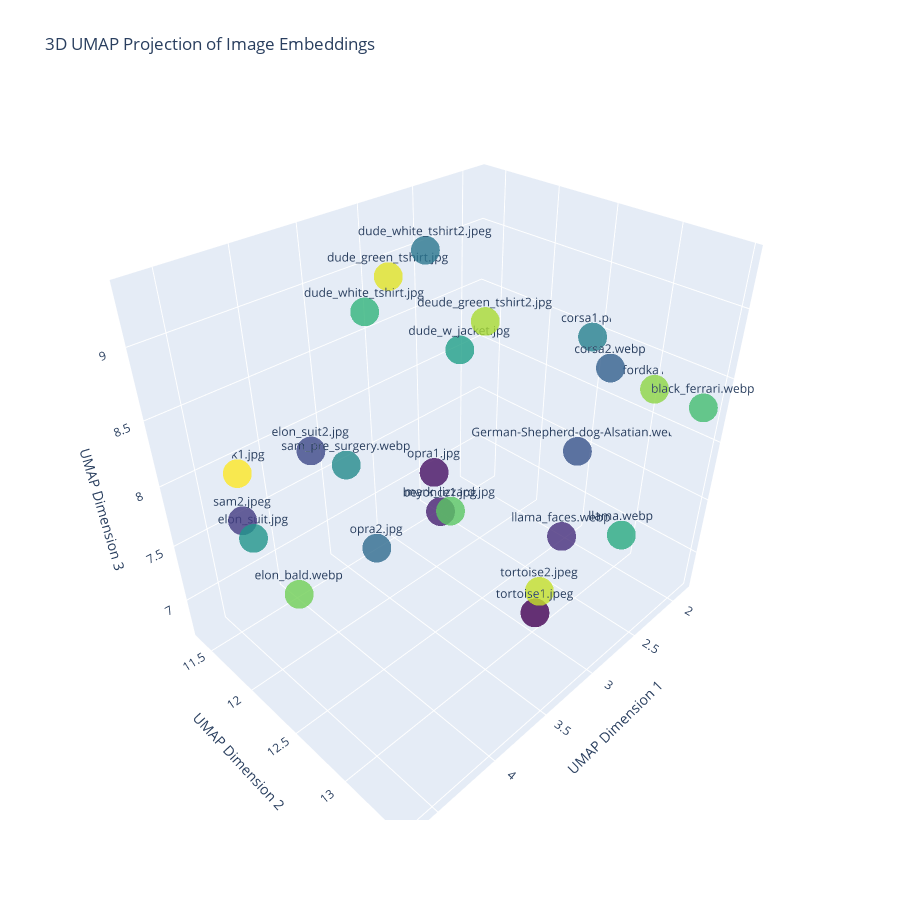

Notebook code cell kept with this figure:
### Code cell
all_embeddings = np.array(all_embeddings)
print("Embeddings array shape:", all_embeddings.shape)

# --- UMAP Projection in 3D ---
umap_3d = UMAP(n_components=3, random_state=42)
embeddings_3d = umap_3d.fit_transform(all_embeddings)
print("UMAP 3D projection shape:", embeddings_3d.shape)

# --- Create a 3D Scatter Plot using Plotly ---
fig = go.Figure(data=[go.Scatter3d(
    x=embeddings_3d[:, 0],
    y=embeddings_3d[:, 1],
    z=embeddings_3d[:, 2],
    mode='markers+text',
    text=file_names,
    hovertext=file_names,
    marker=dict(
        size=10,
        color=np.arange(len(file_names)),
        colorscale='Viridis',
        opacity=0.8
    )
)])

fig.update_layout(
    title='3D UMAP Projection of Image Embeddings',
    scene=dict(
        xaxis_title='UMAP Dimension 1',
        yaxis_title='UMAP Dimension 2',
        zaxis_title='UMAP Dimension 3'
    ),
    width=900,
    height=900,
    showlegend=False
)

# Show the plot (use renderer="browser" if needed)
fig.show()

### Figure 1 — Plotly figure (JSON) as saved in the notebook; plotly's stock layout.template omitted (floating-point values rounded to 4 significant figures)
{"data": [{"hovertext": ["tortoise1.jpeg", "opra1.jpg", "beyonce1.jpg", "llama_faces.webp", "sam2.jpeg", "elon_suit2.jpg", "German-Shepherd-dog-Alsatian.webp", "corsa2.webp", "opra2.jpg", "dude_white_tshirt2.jpeg", "corsa1.png", "sam_pre_surgery.webp", "elon_suit.jpg", "dude_w_jacket.jpg", "llama.webp", "dude_white_tshirt.jpg", "black_ferrari.webp", "mark_lizzard.jpg", "elon_bald.webp", "fordka1.jpg", "deude_green_tshirt2.jpg", "tortoise2.jpeg", "dude_green_tshirt.jpg", "mark1.jpg"], "marker": {"color": [0, 1, 2, 3, 4, 5, 6, 7, 8, 9, 10, 11, 12, 13, 14, 15, 16, 17, 18, 19, 20, 21, 22, 23], "colorscale": [[0, "#440154"], [0.1111, "#482878"], [0.2222, "#3e4989"], [0.3333, "#31688e"], [0.4444, "#26828e"], [0.5556, "#1f9e89"], [0.6667, "#35b779"], [0.7778, "#6ece58"], [0.8889, "#b5de2b"], [1, "#fde725"]], "opacity": 0.8, "size": 10}, "mode": "markers+text", "text": ["tortoise1.jpeg", "opra1.jpg", "beyonce1.jpg", "llama_faces.webp", "sam2.jpeg", "elon_suit2.jpg", "German-Shepherd-dog-Alsatian.webp", "corsa2.webp", "opra2.jpg", "dude_white_tshirt2.jpeg", "corsa1.png", "sam_pre_surgery.webp", "elon_suit.jpg", "dude_w_jacket.jpg", "llama.webp", "dude_white_tshirt.jpg", "black_ferrari.webp", "mark_lizzard.jpg", "elon_bald.webp", "fordka1.jpg", "deude_green_tshirt2.jpg", "tortoise2.jpeg", "dude_green_tshirt.jpg", "mark1.jpg"], "type": "scatter3d", "x": [3.063, 3.388, 3.094, 3.081, 4.668, 3.88, 2.296, 2.38, 3.647, 3.102, 1.916, 4.17, 4.484, 2.759, 2.541, 3.591, 1.993, 3.859, 4.635, 1.86, 3.094, 2.705, 3.129, 4.24], "y": [13.06, 12.39, 12.14, 13.23, 12.12, 11.72, 12.74, 12.99, 12.06, 12.04, 12.5, 12.49, 11.87, 12.0, 13.34, 12.02, 13.48, 13.01, 12.56, 13.03, 12.54, 12.81, 11.71, 11.35], "z": [6.933, 7.98, 7.346, 7.754, 8.155, 8.067, 7.787, 8.602, 7.282, 9.331, 8.479, 8.486, 7.761, 8.505, 7.507, 9.079, 8.347, 8.274, 7.85, 8.244, 9.024, 6.731, 9.068, 7.875]}], "layout": {"height": 900, "scene": {"xaxis": {"title": {"text": "UMAP Dimension 1"}}, "yaxis": {"title": {"text": "UMAP Dimension 2"}}, "zaxis": {"title": {"text": "UMAP Dimension 3"}}}, "showlegend": false, "title": {"text": "3D UMAP Projection of Image Embeddings"}, "width": 900}}
